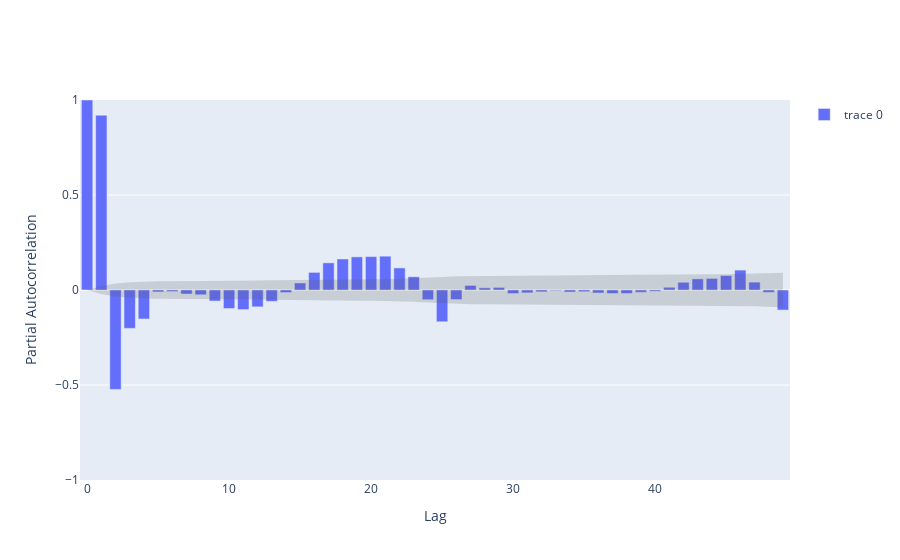

The code cell stored with this chart in its notebook:
### Code cell
pacf_values, pacf_conf = pacf(gen_df['Generated Energy'].dropna(), nlags=49, alpha=0.05)

for i in range(len(pacf_values)):
    pacf_conf[i] = pacf_conf[i] - pacf_values[i]

pacf_conf = pd.DataFrame(pacf_conf, columns=['Upper', 'Lower'])

fig = go.Figure(go.Bar(
    y = pacf_values
))

fig.add_trace(go.Scatter(
    x = list(pacf_conf.index) + list(pacf_conf.index[::-1]),
    y = list(acf_conf['Upper']) + list(acf_conf['Lower'][::-1]),
    fill='toself',
    fillcolor='rgba(84,84,84,0.2)',
    line=dict(color='rgba(255,255,255,0)'),
    hoverinfo="skip",
    showlegend=False
))

fig.update_yaxes(title="Partial Autocorrelation", range=[-1, 1])
fig.update_xaxes(title="Lag")

fig.show()

#partialautocorrelation_no_difference = plot_pacf(gen_df['Generated Energy'].dropna())
#partialautocorrelation_first_difference = plot_pacf(gen_df['1dif'].dropna())
